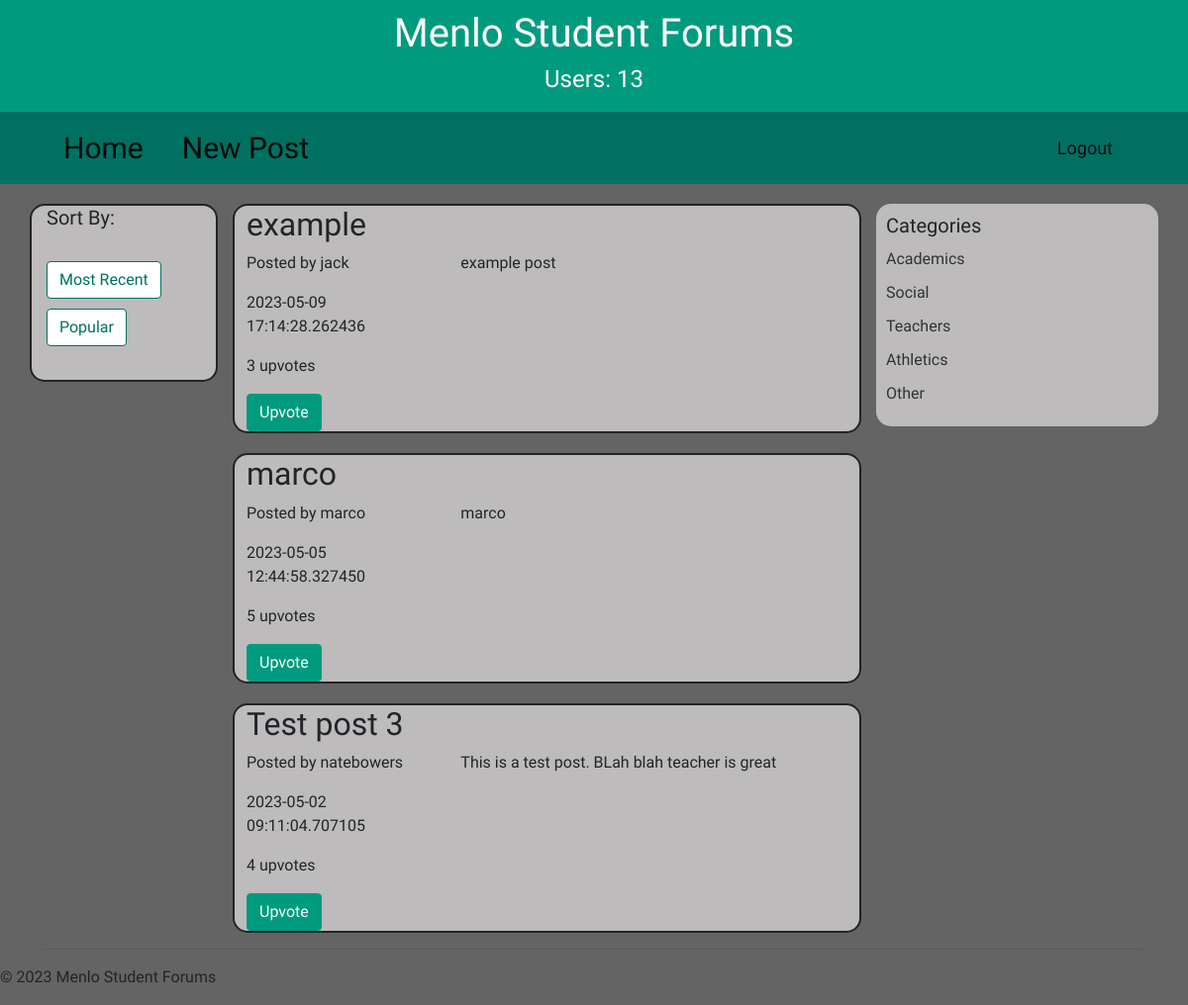
The page /home/teachers on the database its author committed.
### models.py (models this page shows, shortened)
class Post(Base):
    __tablename__ = "posts"
    title = Column("title", TEXT, nullable=False)
    topic = Column("topic", TEXT, nullable=False)
    content = Column("content", TEXT, nullable=False)
    user_id = Column("user_id", TEXT, nullable=False)
    id = Column("id", INTEGER, primary_key=True, autoincrement=True)
    time = Column("time", TEXT, nullable=False)
    upvotes = relationship("Upvote", back_populates="post",overlaps="upvotes")
    upvoters = relationship("User", secondary="upvotes", primaryjoin="Post.id == Upvote.post_id", secondaryjoin="User.username == Upvote.upvoter_username", backref=backref("upvoted_posts", lazy="dynamic"),)
    @property
    def upvoted_usernames(self):
        return [user.username for user in self.upvoters]

### app.py (the view)
@app.route('/home/teachers')
def teachers():
    posts = db_session.query(Post).where(Post.topic =='teachers').order_by(Post.time.desc()).all()
    session['count_users'] = db_session.query(User).count()
    session["page"]="teachers"
    return render_template("home.html", posts=posts)

### templates/home.html (shortened to what this page needs)
{% set active_page = "home" %}
{% extends "base.html" %}
{% block content %}
<nav class="navbar navbar-expand-lg navbar-light">
    <div class="container">
      <a class="navbar-brand homenavbar nav-left-buttons" href="/home">Home</a>
      <a class="navbar-brand nav-left-buttons mr-auto" href="/newpost">New Post</a>
      <div class=" justify-content-end">
        <ul class="navbar-nav">
          <li class="nav-item ml-auto">
            <a class="navbar-brand" href="/logout">Logout {{session["username"]}}</a>
          </li>
        </ul>
      </div>
    </div>
  </nav>
<div class="container">
    <div class="row">
        <div class="col-md-2 sortby">
            <h4>Sort By:</h4>
            <br>
            <a class="btn btn-default" href="/home/recent">Most Recent</a>
            <br>
            <a class="btn btn-default" href="/home/popular">Popular</a>
        </div>
        <div class="col-md-7">
            {% for post in posts %}
                <div class="post" id="post{{post.id}}">
                    <h2 class="post-title">{{ post.title }}</h2>
                    <div class="row">
                        <div class="col-md-4">
                            <p class="post-info">Posted by {{ post.user_id }}</p>
                            <p>{{ post.time }}</p>
                            <p class="post-stats">{{ post.upvotes|length }} upvotes</p>
                            {%if session["username"] in post.upvoted_usernames%}
                                <button type="submit" class="btn btn-primary disabled-submit-button">Upvote</button>
                            {%else%}
                                <form method="POST" action="/upvote">
                                    <button type="submit" class="btn btn-primary upvote-btn">Upvote</button>
                                </form>
                            {%endif%}
                        </div>
                        <div class="col-md-8">
                            <div class="post-content">
                                <p>{{ post.content }}</p>
                            </div>
                        </div>
                    </div>
                </div>
            {% endfor %}
        </div>
        <div class="col-md-3 categories">
            <h3>Categories</h3>
            <ul>
                <li><a href="/home/academics">Academics</a></li>
                <li><a href="/home/social">Social</a></li>
                <li><a href="/home/teachers">Teachers</a></li>
                <li><a href="/home/athletics">Athletics</a></li>
                <li><a href="/home/other">Other</a></li>
            </ul>
        </div>
    </div>
    <hr>
</div>
{%endblock%}

### static/styles/style.css (style rules this page uses)
body { background-color: #646464; font-family: 'Jura', sans-serif; }
.btn-primary { background-color: #009B7F; border-color: #009B7F; }
.navbar { background-color: #007062; color: #FFFFFF; }
.navbar a { color: #FFFFFF; display: inline-block; padding: 2px 4px; border-radius: 5px; }
.nav-left-buttons { align-self: left; }
.homenavbar { padding-right: 3vw; }
.navbar-brand { font-family: 'Jura', sans-serif; font-size: 30px; color: #FFF; margin-left: 15px; }
.navbar-nav li a { font-size: 18px; color: #FFF; padding: 15px; }
.sortby h4 { font-family: 'Jura', sans-serif; font-size: 20px; }
.sortby a { margin-right: 10px; margin-bottom: 10px; background-color: #FFF; color: #007062; border-color: #007062; }
.sortby { border:#212529 2px solid; background-color: #bdbbbb; max-height: 180px; margin-top:20px; border-radius:15px; }
.post { border:#212529 2px solid; margin-top:20px; padding-left:1vw; border-radius: 15px; background-color: #bdbbbb; }
.post-content p { margin-bottom: 0; }
.categories { background-color: #bdbbbb; padding: 10px; margin-top: 20px; border-radius: 15px; max-height: 225px; }
.categories h3 { font-size: 20px; margin-top: 0; margin-bottom: 10px; }
.categories ul { list-style: none; padding: 0; margin: 0; }
.categories li { margin-bottom: 10px; }
.categories a { color: #333333; text-decoration: none; }

### rows shown on the page
Post: title "example", user_id "jack", time "2023-05-09 17:14:28.262436", upvotes|length "3", content "example post"
Post: title "marco", user_id "marco", time "2023-05-05 12:44:58.327450", upvotes|length "5", content "marco"
Post: title "Test post 3", user_id "natebowers", time "2023-05-02 09:11:04.707105", upvotes|length "4", content "This is a test post. BLah blah teacher is great"

### other values the page prints
{{ session["count_users"] }} "13"
